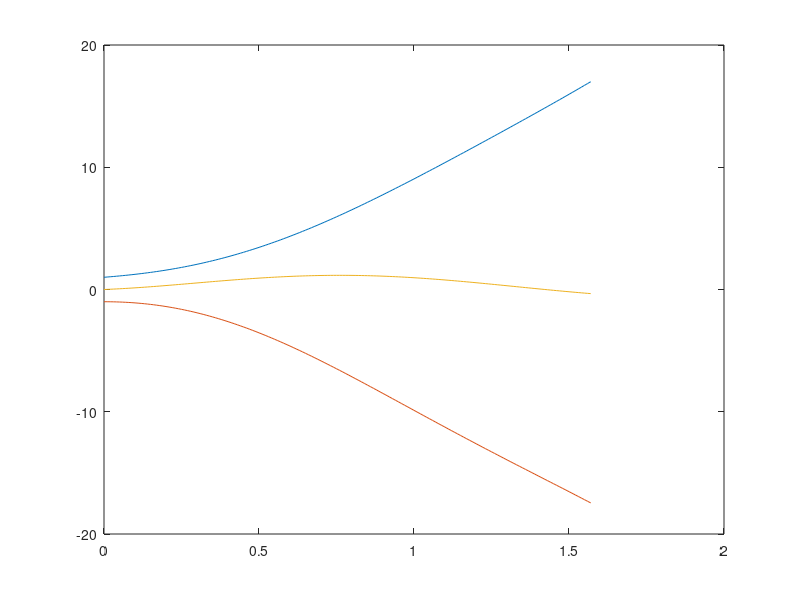

Recreate this plot in MATLAB.
clear;
clc;

dy1 = @(x,y1,y2,y3) 2*y1 + y2 + 5*y3 + exp(-2*x);
dy2 = @(x,y1,y2,y3) -3*y1 - 2*y2 - 8*y3 + 2*exp(-2*x) - cos(3*x);
dy3 = @(x,y1,y2,y3) 3*y1 + 3*y2 + 2*y3 + cos(3*x);


x0 = 0;
y10 = 1;
y20 = -1;
y30 = 0;
h = 0.01;
i=0;

for t=0:0.01:pi/2 % Runge-kutta method 4th order
    
    k11 = dy1(x0,y10,y20,y30)*h;
    k12 = dy2(x0,y10,y20,y30)*h;
    k13 = dy3(x0,y10,y20,y30)*h;
    
    k21 = dy1(x0+0.5*h,y10+k11*0.5,y20+k12*0.5,y30+k13*0.5)*h;
    k22 = dy2(x0+0.5*h,y10+k11*0.5,y20+k12*0.5,y30+k13*0.5)*h;
    k23 = dy3(x0+0.5*h,y10+k11*0.5,y20+k12*0.5,y30+k13*0.5)*h;

    k31 = dy1(x0+0.5*h,y10+k21*0.5,y20+k22*0.5,y30+k23*0.5)*h;
    k32 = dy2(x0+0.5*h,y10+k21*0.5,y20+k22*0.5,y30+k23*0.5)*h;
    k33 = dy3(x0+0.5*h,y10+k21*0.5,y20+k22*0.5,y30+k23*0.5)*h;
    
    k41 = dy1(x0+h,y10+k31,y20+k32,y30+k33)*h;
    k42 = dy2(x0+h,y10+k31,y20+k32,y30+k33)*h;
    k43 = dy3(x0+h,y10+k31,y20+k32,y30+k33)*h;
    
    ynew1 = y10 + (1/6)*(k11+2*k21+2*k31+k41);
    ynew2 = y20 + (1/6)*(k12+2*k22+2*k32+k42);
    ynew3 = y30 + (1/6)*(k13+2*k23+2*k33+k43);
    
    i = i+1;
    y1(i) = y10;
    y2(i) = y20;
    y3(i) = y30;
    y10 = ynew1;
    y20 = ynew2;
    y30 = ynew3;
    x0 = x0 + h
    time(i) = t; 
end

plot(time,y1)
hold on
plot(time,y2)
hold on
plot(time,y3)




